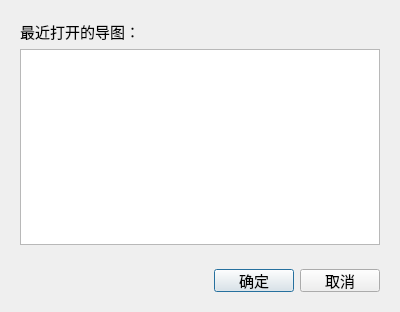
<?xml version="1.0" encoding="UTF-8"?>
<ui version="4.0">
 <class>OpenRecentDialog</class>
 <widget class="QDialog" name="OpenRecentDialog">
  <property name="geometry">
   <rect>
    <x>0</x>
    <y>0</y>
    <width>400</width>
    <height>312</height>
   </rect>
  </property>
  <property name="font">
   <font>
    <family>新宋体</family>
    <pointsize>11</pointsize>
   </font>
  </property>
  <property name="windowTitle">
   <string>最近导图</string>
  </property>
  <layout class="QVBoxLayout" name="verticalLayout">
   <item>
    <widget class="QWidget" name="widget_2" native="true">
     <layout class="QVBoxLayout" name="verticalLayout_2">
      <item>
       <widget class="QLabel" name="label">
        <property name="text">
         <string>最近打开的导图：</string>
        </property>
       </widget>
      </item>
      <item>
       <widget class="QListWidget" name="lvData"/>
      </item>
     </layout>
    </widget>
   </item>
   <item>
    <widget class="QWidget" name="widget" native="true">
     <property name="minimumSize">
      <size>
       <width>0</width>
       <height>41</height>
      </size>
     </property>
     <property name="maximumSize">
      <size>
       <width>16777215</width>
       <height>41</height>
      </size>
     </property>
     <layout class="QHBoxLayout" name="horizontalLayout">
      <item>
       <spacer name="horizontalSpacer">
        <property name="orientation">
         <enum>Qt::Horizontal</enum>
        </property>
        <property name="sizeHint" stdset="0">
         <size>
          <width>205</width>
          <height>20</height>
         </size>
        </property>
       </spacer>
      </item>
      <item>
       <widget class="QPushButton" name="btnOk">
        <property name="text">
         <string>确定</string>
        </property>
       </widget>
      </item>
      <item>
       <widget class="QPushButton" name="btnCancel">
        <property name="text">
         <string>取消</string>
        </property>
       </widget>
      </item>
     </layout>
    </widget>
   </item>
  </layout>
 </widget>
 <resources/>
 <connections/>
</ui>
